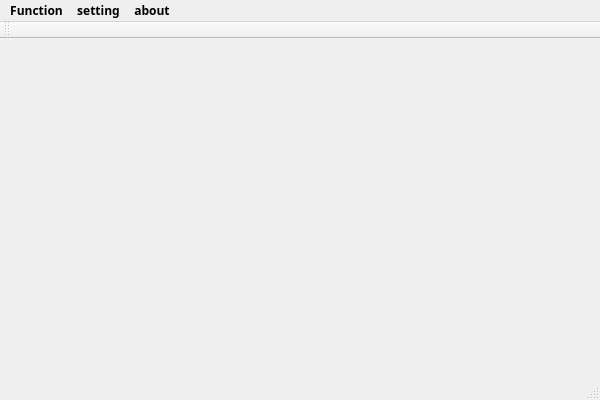
<?xml version="1.0" encoding="UTF-8"?>
<ui version="4.0">
 <class>QtGuiApplication2Class</class>
 <widget class="QMainWindow" name="QtGuiApplication2Class">
  <property name="geometry">
   <rect>
    <x>0</x>
    <y>0</y>
    <width>600</width>
    <height>400</height>
   </rect>
  </property>
  <property name="font">
   <font>
    <family>微软雅黑</family>
    <weight>75</weight>
    <bold>true</bold>
   </font>
  </property>
  <property name="windowTitle">
   <string>QtGuiApplication2</string>
  </property>
  <property name="windowIcon">
   <iconset resource="QtGuiApplication2.qrc">
    <normaloff>:/QtGuiApplication2/Resources/icon.png</normaloff>:/QtGuiApplication2/Resources/icon.png</iconset>
  </property>
  <widget class="QWidget" name="centralWidget"/>
  <widget class="QMenuBar" name="menuBar">
   <property name="geometry">
    <rect>
     <x>0</x>
     <y>0</y>
     <width>600</width>
     <height>23</height>
    </rect>
   </property>
   <widget class="QMenu" name="menuFunction">
    <property name="title">
     <string>Function</string>
    </property>
    <addaction name="actionSimple_calculate"/>
    <addaction name="actionGradepoint_calculate"/>
   </widget>
   <widget class="QMenu" name="menuAbout">
    <property name="title">
     <string>about</string>
    </property>
    <addaction name="actionAbout_Dev"/>
    <addaction name="actionAbout_Qt"/>
   </widget>
   <widget class="QMenu" name="menuSetting">
    <property name="title">
     <string>setting</string>
    </property>
    <addaction name="actionSimple_calculator_config"/>
   </widget>
   <addaction name="menuFunction"/>
   <addaction name="menuSetting"/>
   <addaction name="menuAbout"/>
  </widget>
  <widget class="QToolBar" name="mainToolBar">
   <attribute name="toolBarArea">
    <enum>TopToolBarArea</enum>
   </attribute>
   <attribute name="toolBarBreak">
    <bool>false</bool>
   </attribute>
  </widget>
  <widget class="QStatusBar" name="statusBar"/>
  <action name="actionSimple_calculate">
   <property name="text">
    <string>simple calculate</string>
   </property>
  </action>
  <action name="actionGradepoint_calculate">
   <property name="text">
    <string>gradepoint calculate</string>
   </property>
  </action>
  <action name="actionAbout_Dev">
   <property name="icon">
    <iconset resource="QtGuiApplication2.qrc">
     <normaloff>:/QtGuiApplication2/Resources/about.png</normaloff>:/QtGuiApplication2/Resources/about.png</iconset>
   </property>
   <property name="text">
    <string>About this app</string>
   </property>
  </action>
  <action name="actionAbout_Qt">
   <property name="text">
    <string>About Qt</string>
   </property>
  </action>
  <action name="action2">
   <property name="text">
    <string>2</string>
   </property>
  </action>
  <action name="action3">
   <property name="text">
    <string>3</string>
   </property>
  </action>
  <action name="action4">
   <property name="text">
    <string>4</string>
   </property>
  </action>
  <action name="action5">
   <property name="text">
    <string>5</string>
   </property>
  </action>
  <action name="action6">
   <property name="text">
    <string>6</string>
   </property>
  </action>
  <action name="action7">
   <property name="text">
    <string>7</string>
   </property>
  </action>
  <action name="action8">
   <property name="text">
    <string>8</string>
   </property>
  </action>
  <action name="action9">
   <property name="text">
    <string>9</string>
   </property>
  </action>
  <action name="action10">
   <property name="text">
    <string>10</string>
   </property>
  </action>
  <action name="action16">
   <property name="text">
    <string>16</string>
   </property>
  </action>
  <action name="actionSimple_calculator_config">
   <property name="text">
    <string>simple calculator config</string>
   </property>
  </action>
 </widget>
 <layoutdefault spacing="6" margin="11"/>
 <resources>
  <include location="QtGuiApplication2.qrc"/>
 </resources>
 <connections/>
</ui>
